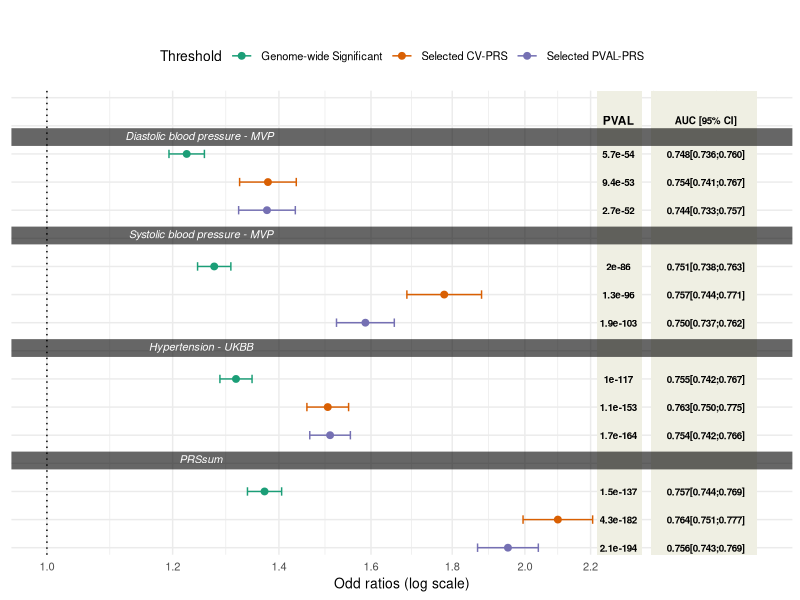

R code for this plot:
library(ggplot2)
library(dplyr)
library(purrr)
library(RColorBrewer)

figure3_df<-read.csv("../Source_Data/2022-03-12_Data_figure3.csv")

# group the studies and separate with an empty line
figure3_df<- figure3_df %>% 
  split(.$study) %>% 
  purrr::map(~add_row(.,study=unique(.$study),OR=NA ,pval_assoc_with_outcome=NA)) %>% 
  bind_rows()

# Reorder row based on gwas studies
figure3_df<- figure3_df %>% arrange(match(study, c("MVP-DBP","MVP-SBP","UKBB-HTN", "PRSsum")))

# remove last row 
figure3_df<-figure3_df[-nrow(figure3_df),]

# Add 2 new empty line on the top for the title purpose
figure3_df<- figure3_df %>% add_row(study=c(NA,NA),.before = 1)

# rename row number
figure3_df$ID<-1:nrow(figure3_df)

# reverse the order levels
figure3_df$ID<-factor(figure3_df$ID, levels = c(nrow(figure3_df):1))

forest_plot <- ggplot(figure3_df, aes(x = OR, y = ID, colour=Threshold)) +
                      geom_errorbar(aes(xmin=ci_low, xmax=ci_hi), width=.3, position=position_dodge(.6))+
                      geom_point(position=position_dodge(.5), size=2) +
                      scale_colour_discrete(na.translate = F)+ 
                      geom_vline(xintercept = 1, linetype = 3) + 
                      xlab("Odd ratios (log scale)") + ggtitle(" ")+
                      scale_y_discrete(limits = rev(figure3_df$ID),expand = c(0.0005,0.1)) + 
                      theme_minimal() +
                      scale_color_brewer(palette = "Dark2",na.translate=FALSE,  
                                        labels = c("Genome-wide Significant","Selected CV-PRS","Selected PVAL-PRS"),
                                        name="Threshold" )+
                      scale_x_continuous(trans = "log",breaks=c(1,1.2,1.4,1.6,1.8,2,2.2))+
                      theme(axis.text.y = element_blank(),
                            axis.title.y = element_blank(), 
                            text = element_text(size=10),
                            plot.title = element_text(size=16,hjust = 0.5))


## Add other information (pvalue, auc and etc)
forest_plot_w_info<-forest_plot+ 
                    geom_rect(data=figure3_df, 
                              aes(xmin=2.22, xmax=2.37, ymin=-Inf, ymax=Inf), 
                              fill="#efefe3",colour = NA)+
                    geom_text(data=figure3_df, aes(label=pval_assoc_with_outcome, y=ID, x=2.29), 
                              fontface="bold", size=2.5, colour= "black")+
                    ### Add pval header
                    annotate("text", x = 2.29, y= 16.2, label = "PVAL", size=3, fontface="bold",family="")+ 
                    # Add column for AUC [95% CI]
                    geom_rect(data=figure3_df, aes(xmin=2.4, xmax=2.8, ymin=-Inf, ymax=Inf), 
                                  fill="#efefe3",colour = NA)+
                    ## Add  AUC [95% CI] value 
                    geom_text(data=figure3_df, aes(label=AUC_CI, y=ID, x=2.6), 
                              fontface="bold", size=2.5, colour= "black")+
                    ### Add AUC [95% CI] value 
                    annotate("text", x = 2.6, y= 16.2,label = "AUC [95% CI]", 
                              size=2.5, fontface="bold",family="")+
                    theme(legend.position = "top")+
                    # Add title holder
                    geom_hline(yintercept =15.6, colour="black", size=6, alpha=0.6)+
                    geom_hline(yintercept =12.1, colour="black", size=6, alpha=0.6)+
                    geom_hline(yintercept =8.1, colour="black", size=6, alpha=0.6)+
                    geom_hline(yintercept =4.1, colour="black", size=6, alpha=0.6)+
                    ### Add PRS Name in title holder
                    annotate("text", x = 1.25, y=15.5,label = "Diastolic blood pressure - MVP ", 
                              size=2.8, fontface="italic",family="", vjust=0,colour="white")+
                    annotate("text", x = 1.25, y=12, label = "Systolic blood pressure - MVP",
                              size=2.8, fontface="italic",family="", vjust=0,colour="white")+
                    annotate("text", x = 1.25, y=8, label = "Hypertension - UKBB", 
                              size=2.8, fontface="italic",family="", vjust=0,colour="white")+
                    annotate("text", x =1.25,  y=4, label = "PRSsum", 
                              size=2.8,fontface="italic",family="", vjust=0,colour="white")

#Save plot

jpeg("output/here", units = "in",height = 6, width = 7, res = 300)

forest_plot_w_info

dev.off()





